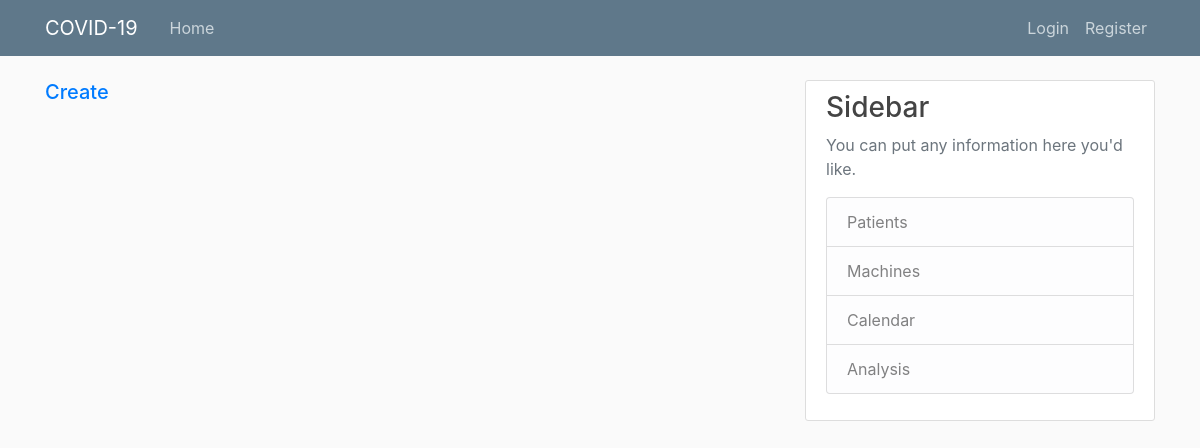
The app's page /manager/patients, older data.
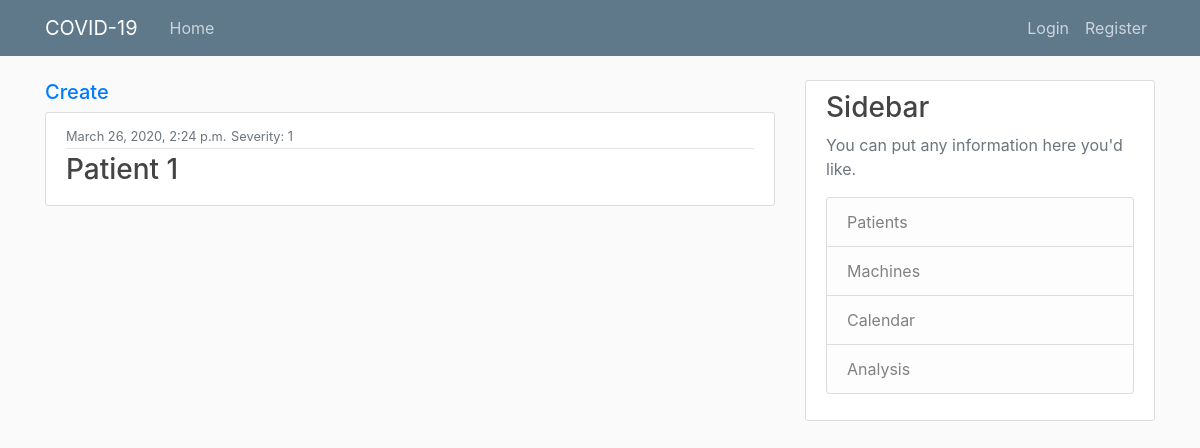
The same page, newer data.
### manager/models.py (models this page shows, shortened)
class Patient(models.Model):
    name = models.CharField(max_length=100)
    SEVERITY = (
    	(0, 'Healed'),
        (1, 'Low'),
    	(2, 'Moderate'),
    	(3, 'Medium'),
    	(4, 'High'),
    	(5, 'Very High'),
    	(6, 'Dead'),
    )
    severity = models.IntegerField(default=1, choices=SEVERITY)
    admission_date = models.DateTimeField('Admission date: ', default=timezone.now)
    description = models.TextField(blank=True)
    machine_pk = models.IntegerField(default=0)
    history_severity_x = models.TextField(blank=True)
    history_severity_y = models.TextField(blank=True)
    history_machine_x = models.TextField(blank=True)
    history_machine_y = models.TextField(blank=True)

### manager/views.py (the view)
# urls.py: path('patients', views.patients, name='patients'),
def patients(request):
    return render(request, 'patients.html', {'patients': Patient.objects.all()})

### manager/templates/patients.html
{% extends "base.html" %}
{% block content %}
  <h5><a href="{% url 'patient-create' %}">Create</a></h5>
  {% for patient in patients %}
      <article class="media content-section">
        <div class="media-body">
          <div class="article-metadata">
            <small class="text-muted">{{ patient.admission_date }}</small>
            <small class="text-muted">Severity: </small>
            <small class="text-muted">{{ patient.severity }}</small>
          </div>
          <h3><a class="article-title" href="{% url 'patient' patient.pk %}">{{ patient.name }}</a></h3>
        </div>
      </article>
  {% endfor %}
{% endblock content %}

Row changes from the older to the newer data that the page shows:
added Patient: admission_date "March 26, 2020, 2:24 p.m.", severity "1", name "Patient 1"
